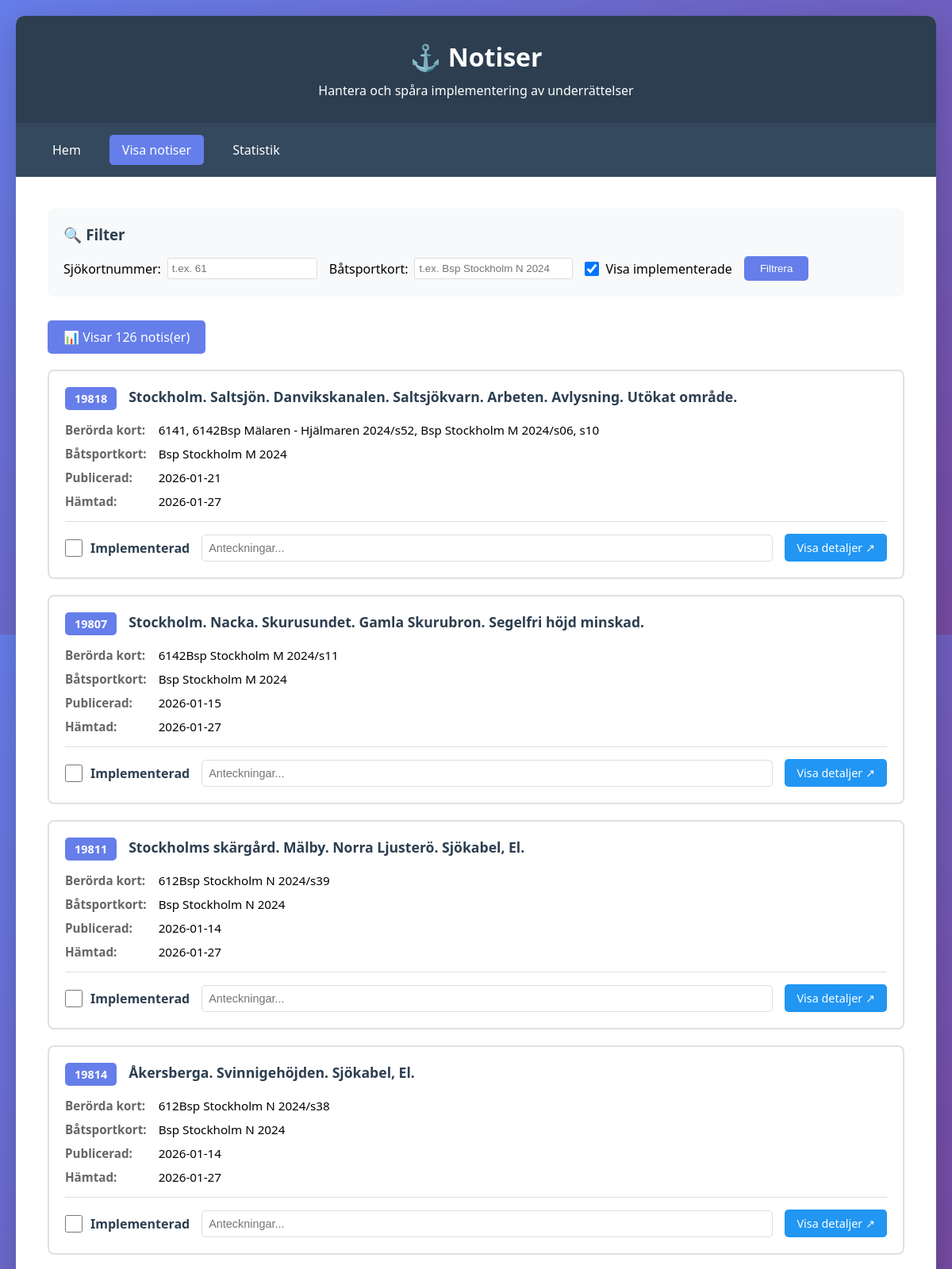
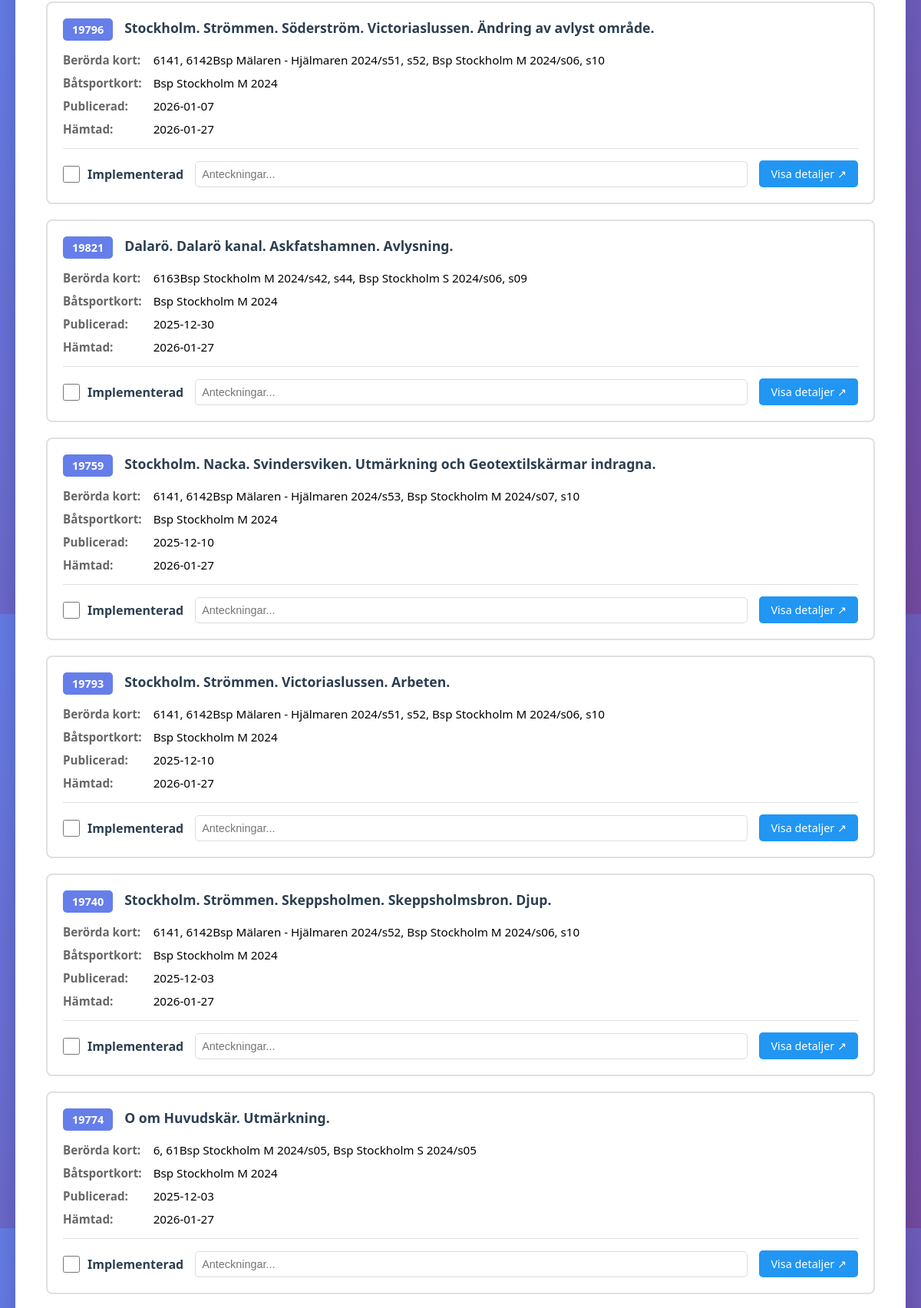
Screenshot of /notices (upper part) with the database file from the repository (2 pictures, top to bottom).
### tables this page shows
CREATE TABLE notices (
            id INTEGER PRIMARY KEY AUTOINCREMENT,
            notice_number TEXT,
            title TEXT,
            affected_charts TEXT,
            sjokort_nummer TEXT,
            batsportkort TEXT,
            published_date TEXT,
            area TEXT,
            content TEXT,
            url TEXT,
            scraped_date TEXT
        );

### app.py (the view, shortened to what this page needs)
@app.route('/notices')
def list_notices():
    conn = get_db()
    c = conn.cursor()
    sjokort = request.args.get('sjokort', '')
    batsportkort = request.args.get('batsportkort', '')
    show_implemented = request.args.get('show_implemented', '1')
    chart_identifier = batsportkort or sjokort
    if not chart_identifier:
        query = '''
            SELECT DISTINCT n.id, n.notice_number, n.title, n.affected_charts, n.sjokort_nummer, n.batsportkort,
                   n.published_date, n.content, n.url, n.scraped_date,
                   NULL as implemented, NULL as implemented_date, NULL as notes
            FROM notices n
            ORDER BY n.published_date DESC
        '''
        params = []
    c.execute(query, params)
    notices = c.fetchall()
    conn.close()
    return render_template('notices.html', notices=notices,
                         sjokort=sjokort, batsportkort=batsportkort,
                         show_implemented=show_implemented)

### app.py (called while the page is built)
def get_db():
    conn = sqlite3.connect(app.config['DATABASE'])
    conn.row_factory = sqlite3.Row
    return conn

### templates/notices.html (shortened to what this page needs)
<!DOCTYPE html>
<html lang="sv">
<head>
</head>
<body>
    <div class="container">
        <header>
            <h1>⚓ Notiser</h1>
            <p>Hantera och spåra implementering av underrättelser</p>
        </header>
        <nav>
            <a href="/">Hem</a>
            <a href="/notices" class="active">Visa notiser</a>
            <a href="/statistics">Statistik</a>
        </nav>
        <div class="content">
            <div class="filter-section">
                <h3>🔍 Filter</h3>
                <form method="get" action="/notices">
                    <div class="filter-group">
                        <label>
                            Sjökortnummer:
                            <input type="text" name="sjokort" value="{{ sjokort }}"
                                   placeholder="t.ex. 61" style="padding: 5px; border: 1px solid #ddd; border-radius: 3px;">
                        </label>
                        <label>
                            Båtsportkort:
                            <input type="text" name="batsportkort" value="{{ batsportkort }}"
                                   placeholder="t.ex. Bsp Stockholm N 2024"
                                   style="padding: 5px; border: 1px solid #ddd; border-radius: 3px; min-width: 200px;">
                        </label>
                        <label>
                            <input type="checkbox" name="show_implemented" value="1"
                                   {% if show_implemented == '1' %}checked{% endif %}>
                            Visa implementerade
                        </label>
                        <button type="submit" style="background: #667eea; color: white; border: none;
                                padding: 8px 20px; border-radius: 5px; cursor: pointer;">
                            Filtrera
                        </button>
                    </div>
                </form>
            </div>
            {% if notices %}
                <div class="notice-count">
                    📊 Visar {{ notices|length }} notis(er)
                </div>
                <div class="notices-grid">
                    {% for notice in notices %}
                    <div class="notice-card {% if notice.implemented %}implemented{% endif %}">
                        <div class="notice-header">
                            <div class="notice-number">
                                {% if notice.notice_number %}
                                <a href="https://ufs.sjofartsverket.se/Current/NoticeDetails?notice={{ notice.notice_number }}&from=search"
                                   target="_blank"
                                   title="Klicka för att se fullständig beskrivning">
                                    {{ notice.notice_number }}
                                </a>
                                {% endif %}
                            </div>
                            <div class="notice-title">
                                {% if notice.notice_number %}
                                <a href="https://ufs.sjofartsverket.se/Current/NoticeDetails?notice={{ notice.notice_number }}&from=search"
                                   target="_blank"
                                   title="Klicka för att se fullständig beskrivning">
                                    {{ notice.title }}
                                </a>
                                {% else %}
                                {{ notice.title }}
                                {% endif %}
                            </div>
                        </div>
                        <div class="notice-info">
                            {% if notice.affected_charts %}
                            <strong>Berörda kort:</strong>
                            <span>{{ notice.affected_charts }}</span>
                            {% endif %}
                            {% if notice.batsportkort %}
                            <strong>Båtsportkort:</strong>
                            <span>{{ notice.batsportkort }}</span>
                            {% endif %}
                            <strong>Publicerad:</strong>
                            <span>{{ notice.published_date }}</span>
                            {% if notice.scraped_date %}
                            <strong>Hämtad:</strong>
                            <span>{{ notice.scraped_date[:10] }}</span>
                            {% endif %}
                        </div>
                        <div class="notice-actions">
                            <div class="checkbox-container">
                                <input type="checkbox"
                                       id="implemented_{{ notice.id }}"
                                       onchange="updateStatus({{ notice.id }}, this.checked)">
                                <label for="implemented_{{ notice.id }}">Implementerad</label>
                            </div>
                            <input type="text"
                                   class="notes-input"
                                   id="notes_{{ notice.id }}"
                                   placeholder="Anteckningar..."
                                   value="{{ notice.notes or '' }}"
                                   onblur="saveNotes({{ notice.id }}, this.value)">
                            {% if notice.notice_number %}
                            <a href="https://ufs.sjofartsverket.se/Current/NoticeDetails?notice={{ notice.notice_number }}&from=search"
                               target="_blank"
                               class="link-button">
                                Visa detaljer ↗
                            </a>
                            {% endif %}
                        </div>
                    </div>
                    {% endfor %}
                </div>
            {% endif %}
        </div>
    </div>
</body>
</html>

### templates/notices.html (style rules this page uses)
* { margin: 0; padding: 0; box-sizing: border-box; }
body { font-family: 'Segoe UI', Tahoma, Geneva, Verdana, sans-serif; background: linear-gradient(135deg, #667eea 0%, #764ba2 100%); min-height: 100vh; padding: 20px; }
.container { max-width: 1400px; margin: 0 auto; background: white; border-radius: 10px; box-shadow: 0 10px 40px rgba(0,0,0,0.2); overflow: hidden; }
header { background: #2c3e50; color: white; padding: 30px; text-align: center; }
header h1 { font-size: 2em; margin-bottom: 10px; }
nav { background: #34495e; padding: 15px 30px; display: flex; gap: 20px; flex-wrap: wrap; }
nav a { color: white; text-decoration: none; padding: 8px 16px; border-radius: 5px; transition: background 0.3s; }
nav a.active { background: #667eea; }
.content { padding: 40px; }
.filter-section { background: #f8f9fa; padding: 20px; border-radius: 8px; margin-bottom: 30px; }
.filter-section h3 { margin-bottom: 15px; color: #2c3e50; }
.filter-group { display: flex; gap: 15px; align-items: center; flex-wrap: wrap; }
.filter-group label { display: flex; align-items: center; gap: 8px; }
.filter-group input[type="checkbox"] { width: 18px; height: 18px; }
.notice-count { background: #667eea; color: white; padding: 10px 20px; border-radius: 5px; margin-bottom: 20px; display: inline-block; }
.notices-grid { display: grid; gap: 20px; }
.notice-card { background: white; border: 2px solid #e0e0e0; border-radius: 8px; padding: 20px; transition: all 0.3s; }
.notice-header { display: flex; justify-content: space-between; align-items: start; margin-bottom: 15px; gap: 15px; }
.notice-number { background: #667eea; color: white; padding: 5px 12px; border-radius: 5px; font-weight: bold; font-size: 0.9em; transition: background 0.3s; }
.notice-number a { color: white; text-decoration: none; }
.notice-title { flex: 1; font-size: 1.1em; color: #2c3e50; font-weight: 600; }
.notice-title a { color: #2c3e50; text-decoration: none; transition: color 0.3s; }
.notice-info { display: grid; grid-template-columns: auto 1fr; gap: 10px 15px; margin-bottom: 15px; font-size: 0.95em; }
.notice-info strong { color: #666; }
.notice-actions { display: flex; align-items: center; gap: 15px; padding-top: 15px; border-top: 1px solid #e0e0e0; }
.checkbox-container { display: flex; align-items: center; gap: 10px; }
.checkbox-container input[type="checkbox"] { width: 22px; height: 22px; cursor: pointer; }
.checkbox-container label { cursor: pointer; font-weight: 600; color: #2c3e50; }
.notes-input { flex: 1; padding: 8px; border: 1px solid #ddd; border-radius: 5px; font-size: 0.9em; }
.link-button { background: #2196F3; color: white; padding: 8px 15px; text-decoration: none; border-radius: 5px; font-size: 0.9em; transition: background 0.3s; }

### rows the page displays
notices: notice_number "19818", title "Stockholm. Saltsjön. Danvikskanalen. Saltsjökvarn. Arbeten. Avlysning. Utökat område.", affected_charts "6141, 6142Bsp Mälaren - Hjälmaren 2024/s52, Bsp Stockholm M 2024/s06, s10", batsportkort "Bsp Stockholm M 2024", published_date "2026-01-21", scraped_date "2026-01-27"
notices: notice_number "19807", title "Stockholm. Nacka. Skurusundet. Gamla Skurubron. Segelfri höjd minskad.", affected_charts "6142Bsp Stockholm M 2024/s11", batsportkort "Bsp Stockholm M 2024", published_date "2026-01-15", scraped_date "2026-01-27"
notices: notice_number "19811", title "Stockholms skärgård. Mälby. Norra Ljusterö. Sjökabel, El.", affected_charts "612Bsp Stockholm N 2024/s39", batsportkort "Bsp Stockholm N 2024", published_date "2026-01-14", scraped_date "2026-01-27"
notices: notice_number "19814", title "Åkersberga. Svinnigehöjden. Sjökabel, El.", affected_charts "612Bsp Stockholm N 2024/s38", batsportkort "Bsp Stockholm N 2024", published_date "2026-01-14", scraped_date "2026-01-27"
notices: notice_number "19796", title "Stockholm. Strömmen. Söderström. Victoriaslussen. Ändring av avlyst område.", affected_charts "6141, 6142Bsp Mälaren - Hjälmaren 2024/s51, s52, Bsp Stockholm M 2024/s06, s10", batsportkort "Bsp Stockholm M 2024", published_date "2026-01-07", scraped_date "2026-01-27"
notices: notice_number "19821", title "Dalarö. Dalarö kanal. Askfatshamnen. Avlysning.", affected_charts "6163Bsp Stockholm M 2024/s42, s44, Bsp Stockholm S 2024/s06, s09", batsportkort "Bsp Stockholm M 2024", published_date "2025-12-30", scraped_date "2026-01-27"
notices: notice_number "19759", title "Stockholm. Nacka. Svindersviken. Utmärkning och Geotextilskärmar indragna.", affected_charts "6141, 6142Bsp Mälaren - Hjälmaren 2024/s53, Bsp Stockholm M 2024/s07, s10", batsportkort "Bsp Stockholm M 2024", published_date "2025-12-10", scraped_date "2026-01-27"
notices: notice_number "19793", title "Stockholm. Strömmen. Victoriaslussen. Arbeten.", affected_charts "6141, 6142Bsp Mälaren - Hjälmaren 2024/s51, s52, Bsp Stockholm M 2024/s06, s10", batsportkort "Bsp Stockholm M 2024", published_date "2025-12-10", scraped_date "2026-01-27"
notices: notice_number "19740", title "Stockholm. Strömmen. Skeppsholmen. Skeppsholmsbron. Djup.", affected_charts "6141, 6142Bsp Mälaren - Hjälmaren 2024/s52, Bsp Stockholm M 2024/s06, s10", batsportkort "Bsp Stockholm M 2024", published_date "2025-12-03", scraped_date "2026-01-27"
notices: notice_number "19774", title "O om Huvudskär. Utmärkning.", affected_charts "6, 61Bsp Stockholm M 2024/s05, Bsp Stockholm S 2024/s05", batsportkort "Bsp Stockholm M 2024", published_date "2025-12-03", scraped_date "2026-01-27"

### other values shown
{{ notices|length }} "126"
